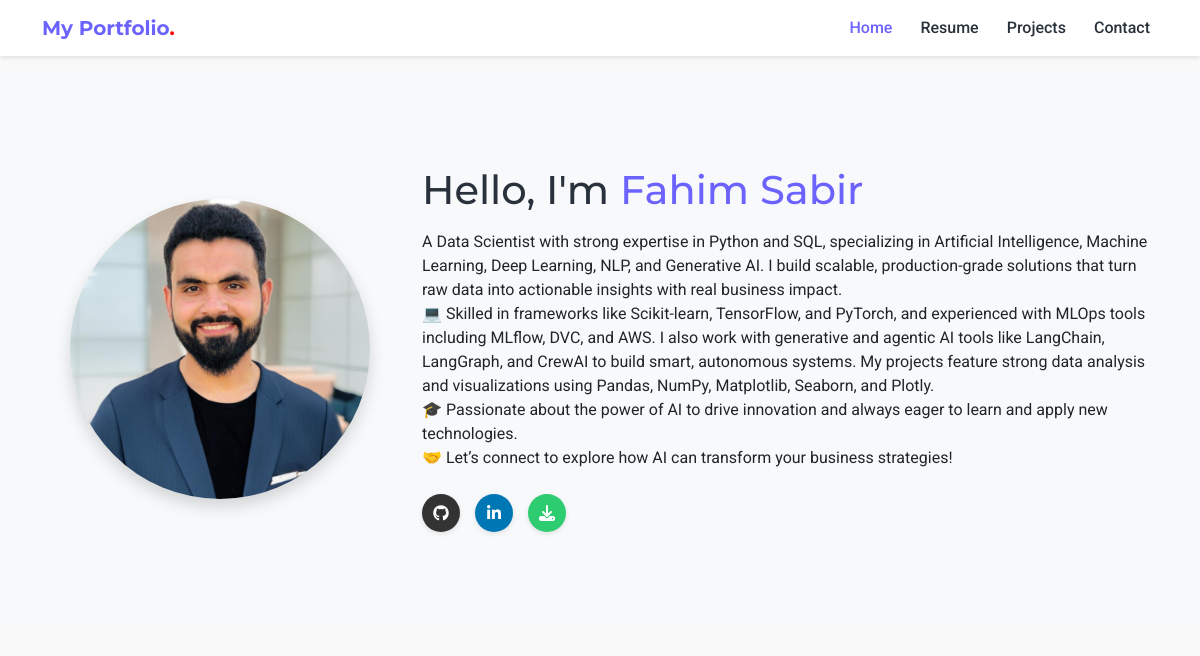
The page / on the database its author committed.
### portfolio/models.py (models this page shows, shortened)
class SiteConfiguration(models.Model):
    site_name = models.CharField(max_length=100, default='My Portfolio')
    contact_email = models.EmailField(default='your@email.com')
    phone_number = models.CharField(max_length=20, default='+1234567890')
    address = models.CharField(max_length=200, default='City, Country')
    github_url = models.URLField(blank=True)
    linkedin_url = models.URLField(blank=True)
    class Meta:
        verbose_name = "Site Configuration"

class UserProfile(models.Model):
    name = models.CharField(max_length=100, default='Your Name')
    profile_image = models.ImageField(upload_to='profile/', blank=True)
    about_text = models.TextField(blank=True)
    resume_file = models.FileField(upload_to='resumes/', blank=True)
    class Meta:
        verbose_name = "User Profile"

### portfolio/views.py (the view)
# urls.py: path('', views.home, name='home'),
def home(request):
    skills = Skill.objects.all()
    return render(request, 'home.html', {'skills': skills})

### portfolio/context_processors.py (called while the page is built)
def portfolio_context(request):
    return {
        'site_config': SiteConfiguration.objects.first(),
        'user_profile': UserProfile.objects.first()
    }

### templates/home.html (shortened to what this page needs)
{% extends 'base.html' %}
{% load portfolio_tags %}
{% load static %}
{% block content %}
<section class="py-5 bg-light">
    <div class="container py-5">
        <div class="row align-items-center">
            <div class="col-lg-4 text-center mb-4 mb-lg-0">
                {% if user_profile.profile_image %}
                <img src="{{ user_profile.profile_image.url }}" alt="{{ user_profile.name }}" class="img-fluid rounded-circle shadow" style="max-width: 300px;">
                {% else %}
                <div class="bg-secondary text-white rounded-circle d-flex align-items-center justify-content-center mx-auto" style="width: 300px; height: 300px;">
                    <i class="fas fa-user fa-7x"></i>
                </div>
                {% endif %}
            </div>
            <div class="col-lg-8">
                <h1 class="mb-3">Hello, I'm <span class="text-primary-custom">{{ user_profile.name }}</span></h1>
                <div class="mb-4">
                    {{ user_profile.about_text|linebreaks }}
                </div>
                <div class="social-icons mt-4">
                    {% if site_config.github_url %}
                    <a href="{{ site_config.github_url }}" class="social-icon github" target="_blank" rel="noopener noreferrer" title="GitHub">
                        <i class="fab fa-github"></i>
                    </a>
                    {% endif %}
                    {% if site_config.linkedin_url %}
                    <a href="{{ site_config.linkedin_url }}" class="social-icon linkedin" target="_blank" rel="noopener noreferrer" title="LinkedIn">
                        <i class="fab fa-linkedin-in"></i>
                    </a>
                    {% endif %}
                    {% if user_profile.resume_file %}
                    <a href="{{ user_profile.resume_file.url }}" class="social-icon" download title="Download Resume" style="background-color: #2ecc71;">
                        <i class="fas fa-download"></i>
                    </a>
                    {% endif %}
                </div>
            </div>
        </div>
    </div>
</section>
{% endblock %}

### templates/base.html (shortened to what this page needs)
<!DOCTYPE html>
<html lang="en">
<head>
    {% load static %}
    <link href="https://cdn.jsdelivr.net/npm/bootstrap@5.3.0-alpha1/dist/css/bootstrap.min.css" rel="stylesheet">
    <link rel="stylesheet" href="https://cdnjs.cloudflare.com/ajax/libs/font-awesome/6.2.0/css/all.min.css">
</head>
<body>
    <nav class="navbar navbar-expand-lg navbar-light fixed-top">
        <div class="container">
            <a class="navbar-brand" href="{% url 'home' %}">{{ site_config.site_name }}<span>.</span></a>
            <div class="collapse navbar-collapse" id="navbarNav">
                <ul class="navbar-nav ms-auto">
                    <li class="nav-item">
                        <a class="nav-link {% if request.path == '/' %}active{% endif %}" href="{% url 'home' %}">Home</a>
                    </li>
                    <li class="nav-item">
                        <a class="nav-link {% if 'resume' in request.path %}active{% endif %}" href="{% url 'resume' %}">Resume</a>
                    </li>
                    <li class="nav-item">
                        <a class="nav-link {% if 'projects' in request.path %}active{% endif %}" href="{% url 'projects' %}">Projects</a>
                    </li>
                    <li class="nav-item">
                        <a class="nav-link {% if 'contact' in request.path %}active{% endif %}" href="{% url 'contact' %}">Contact</a>
                    </li>
                </ul>
            </div>
        </div>
    </nav>
    <main style="padding-top: 70px; min-height: calc(100vh - 70px);">
        {% block content %}{% endblock %}
    </main>
</body>
</html>

### templates/base.html (style rules this page uses)
body { font-family: 'Roboto', sans-serif; background-color: #F9F9F9; }
h1, h2, h3, h4, h5, h6 { font-family: 'Montserrat', sans-serif; color: #29323c; }
.text-primary-custom { color: #6C63FF !important; }
.navbar { background-color: white; box-shadow: 0 2px 4px rgba(0,0,0,.1); }
.navbar-brand { font-weight: 700; color: #6C63FF; font-family: 'Montserrat', sans-serif; }
.navbar-brand span { color: red; }
.nav-link { color: #29323c; font-weight: 500; }
.nav-link.active { color: #6C63FF !important; }
.social-icons { display: flex; gap: 15px; }
.social-icon { display: inline-flex; align-items: center; justify-content: center; width: 38px; height: 38px; border-radius: 50%; text-decoration: none; color: white; background-color: #6C63FF; transition: all 0.3s ease; box-shadow: 0 2px 5px rgba(0, 0, 0, 0.1); }
.social-icon.github { background-color: #333333; }
.social-icon.linkedin { background-color: #0077b5; }
.navbar-nav .nav-item { margin-left: 12px; }

### rows shown on the page
SiteConfiguration: site_name "My Portfolio"
UserProfile: profile_image (picture), name "Fahim Sabir", about_text "A Data Scientist with strong expertise in Python and SQL, specializing in Artificial Intelligence, Machine Learning, Deep Learning, NLP, and Generative AI. I build scalable, production-grade solutions that turn raw data into actionable insights with real business impact. 💻 Skilled in frameworks like Scikit-learn, TensorFlow, and PyTorch, and experienced with MLOps tools including MLflow, DVC, and AWS. I also work with generative and agentic AI tools like LangChain, LangGraph, and CrewAI to build smart, autonomous systems. My projects feature strong data analysis and visualizations using Pandas, NumPy, Matplotlib, Seaborn, and Plotly. 🎓 Passionate about the power of AI to drive innovation…"
